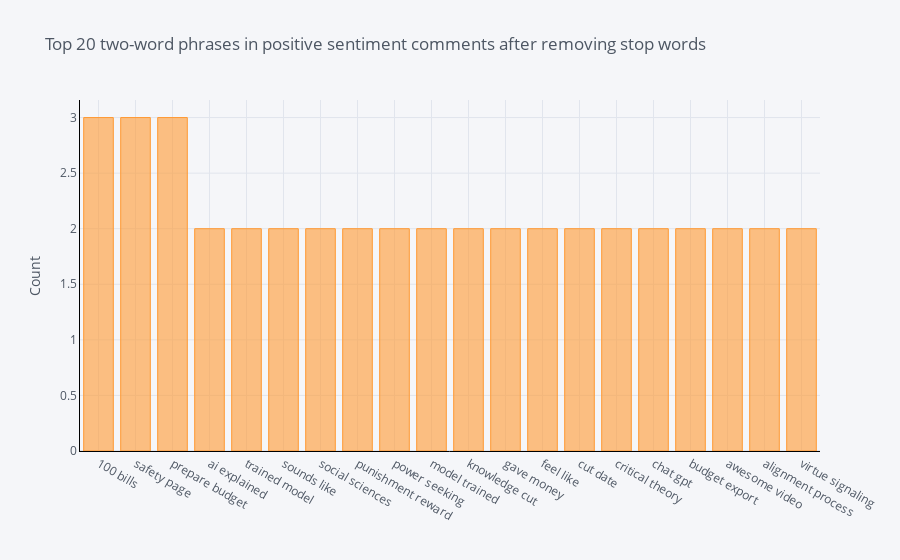

This figure's notebook cell:
### Code cell
# Bigram

def get_top_n_bigram(corpus, n=None):
    vec = CountVectorizer(ngram_range=(2, 2), stop_words = list(stop_words)).fit(corpus)
    bag_of_words = vec.transform(corpus)
    sum_words = bag_of_words.sum(axis=0) 
    words_freq = [(word, sum_words[0, idx]) for word, idx in vec.vocabulary_.items()]
    words_freq =sorted(words_freq, key = lambda x: x[1], reverse=True)
    return words_freq[:n]
common_words = get_top_n_bigram(pos_df['text'], 20)
for word, freq in common_words:
    print(word, freq)
df2 = pd.DataFrame(common_words, columns = ['CommentsText' , 'count'])
df2.groupby('CommentsText').sum()['count'].sort_values(ascending=False).iplot(
    kind='bar', yTitle='Count', linecolor='black', title='Top 20 two-word phrases in positive sentiment comments after removing stop words')

### Figure 1 — Plotly figure (JSON) as saved in the notebook; plotly's stock layout.template omitted (floating-point values rounded to 4 significant figures)
{"data": [{"marker": {"color": "rgba(255, 153, 51, 0.6)", "line": {"color": "rgba(255, 153, 51, 1.0)", "width": 1}}, "name": "count", "orientation": "v", "text": "", "type": "bar", "x": ["100 bills", "safety page", "prepare budget", "ai explained", "trained model", "sounds like", "social sciences", "punishment reward", "power seeking", "model trained", "knowledge cut", "gave money", "feel like", "cut date", "critical theory", "chat gpt", "budget export", "awesome video", "alignment process", "virtue signaling"], "y": [3, 3, 3, 2, 2, 2, 2, 2, 2, 2, 2, 2, 2, 2, 2, 2, 2, 2, 2, 2]}], "layout": {"legend": {"bgcolor": "#F5F6F9", "font": {"color": "#4D5663"}}, "paper_bgcolor": "#F5F6F9", "plot_bgcolor": "#F5F6F9", "title": {"font": {"color": "#4D5663"}, "text": "Top 20 two-word phrases in positive sentiment comments after removing stop words"}, "xaxis": {"gridcolor": "#E1E5ED", "linecolor": "black", "showgrid": true, "tickfont": {"color": "#4D5663"}, "title": {"font": {"color": "#4D5663"}, "text": ""}, "zerolinecolor": "#E1E5ED"}, "yaxis": {"gridcolor": "#E1E5ED", "linecolor": "black", "showgrid": true, "tickfont": {"color": "#4D5663"}, "title": {"font": {"color": "#4D5663"}, "text": "Count"}, "zerolinecolor": "#E1E5ED"}}}
